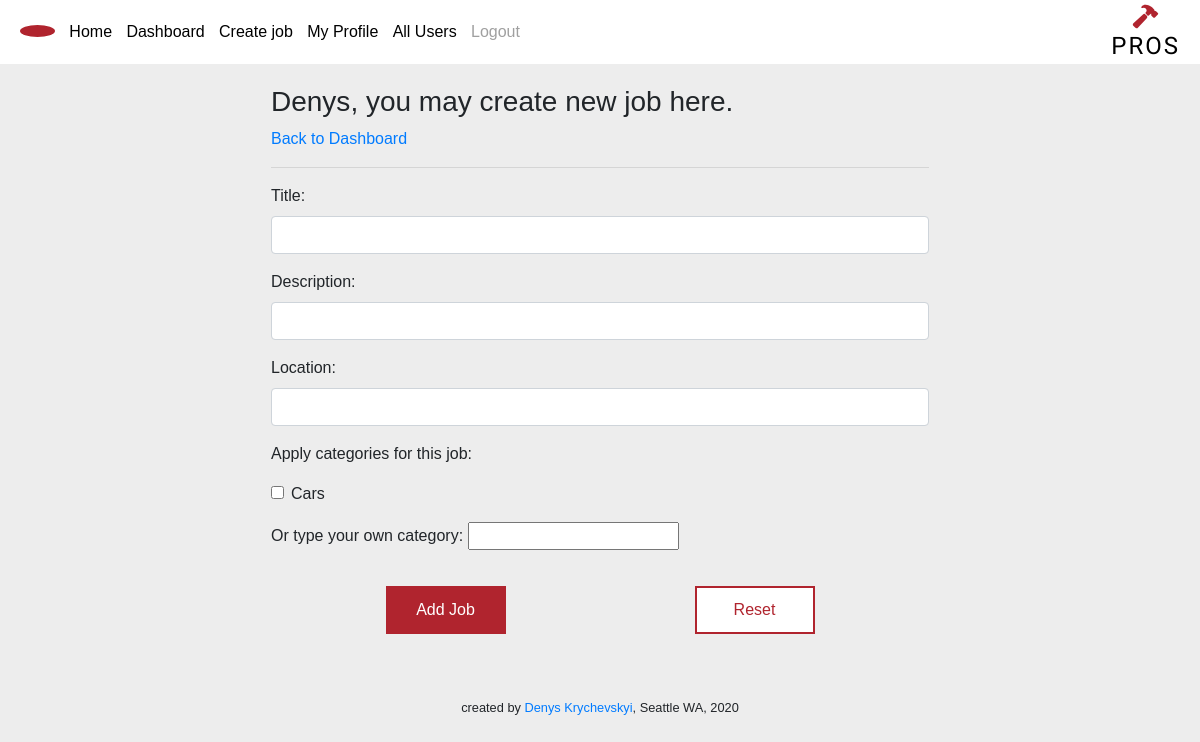
The app's page /create_new_job (signed in), older data.
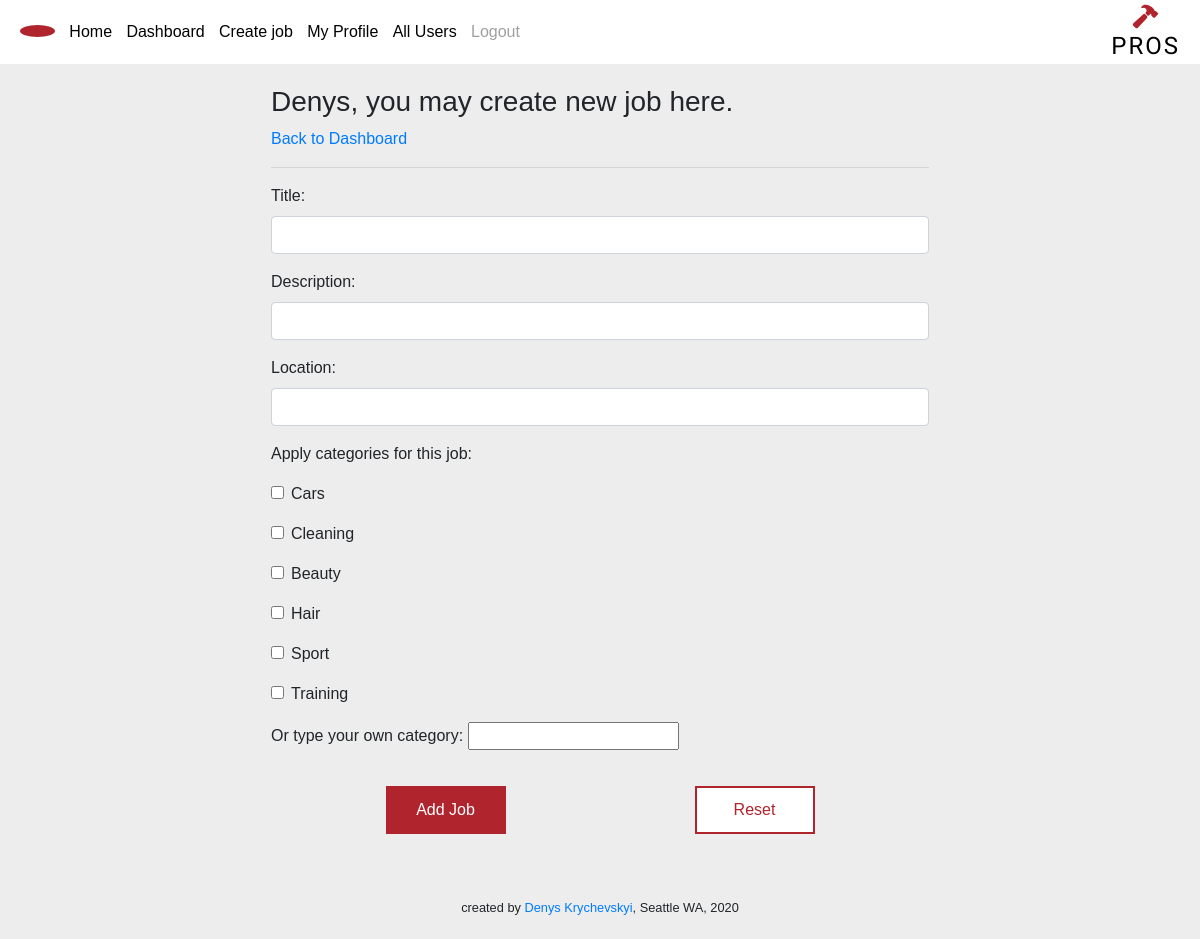
The same page, newer data.
### profi_app/models.py (models this page shows)
class Category(models.Model):
    name = models.CharField(max_length = 255)
    job = models.ManyToManyField(Job, related_name = 'categories')
    created_at = models.DateTimeField(auto_now_add = True)
    updated_at = models.DateTimeField(auto_now = True)

### profi_app/views.py (the view, shortened to what this page needs)
# urls.py: path('create_new_job', views.create_new_job),
def create_new_job(request):
    if request.method == "GET":
        context = {
            'all_categories': Category.objects.all(),
            'cur_user': User.objects.get(id = request.session['user_id']),
        }
        return render(request, "create_job.html", context)

### profi_app/templates/create_job.html (shortened to what this page needs)
<!DOCTYPE html>
<html lang="en">
<head>
    <link rel="stylesheet" href="https://stackpath.bootstrapcdn.com/bootstrap/4.5.0/css/bootstrap.min.css">
    {% load static %}
    <link rel="stylesheet" href="{% static 'css/style.css' %}">
</head>
<body>
    {% include 'navbar.html' %}
    <div class="page_container">
        <div class="display_flex">
            <h3>{{ cur_user.first_name }}, you may create new job here.</h3>
            <a href="/dashboard">Back to Dashboard</a>
        </div>
        <hr>
        <form action="/create_new_job" method="POST">
            <div class="form-group">
                <label for="title">Title:</label>
                <input type="text" name="title" class="form-control" id="title">
            </div>
            <div class="form-group">
                <label for="description">Description:</label>
                <input type="text" name="description" class="form-control" id="description" >
            </div>
            <div class="form-group">
                <label for="location">Location:</label>
                <input type="text" name="location" class="form-control" id="location" >
            </div>
            <p>Apply categories for this job:</p>
            {% for category in all_categories %}
            <div class="form-group form-check">
                <input type="checkbox" class="form-check-input" name="category" value ="{{category.id}}">
                <label class="form-check-label" for="{{category.id}}">{{category.name}}</label>
            </div>
            {% endfor %}
            <div class="form-group">
                <label class="form-check-label" for="other">Or type your own category: </label>
                <input type="text" name="other">
            </div>
            <div class="display_flex1">
                <button class="add_job_btn">Add Job</button>
                <a class="reset" href="/create_new_job">Reset</a>
            </div>
        </form>
    </div>
    {% include 'footer.html' %}
</body>
</html>

Row changes from the older to the newer data that the page shows:
added Category: name "Cleaning"
added Category: name "Beauty"
added Category: name "Hair"
added Category: name "Sport"
added Category: name "Training"
